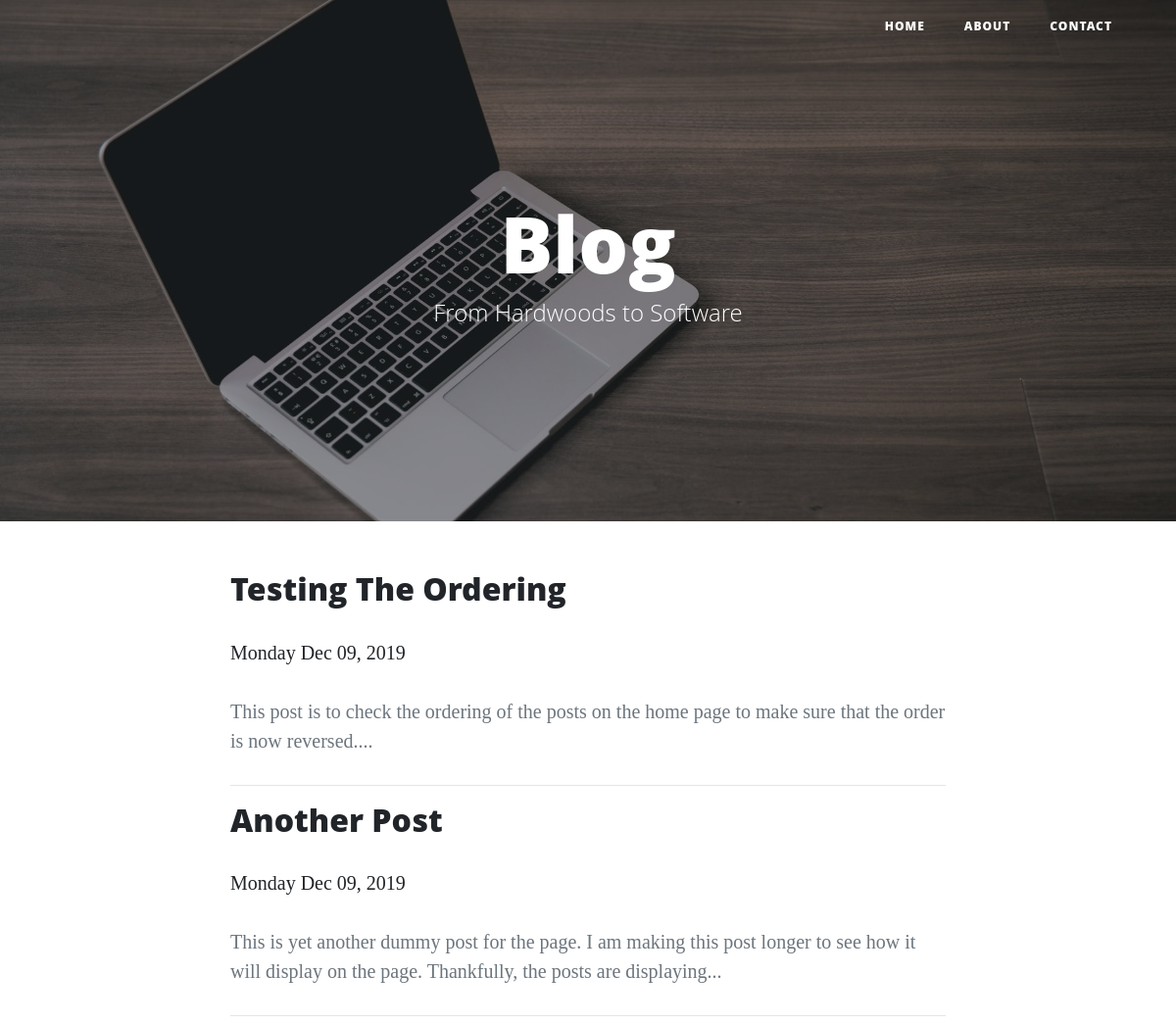
Before: / (upper part) with the older database file.
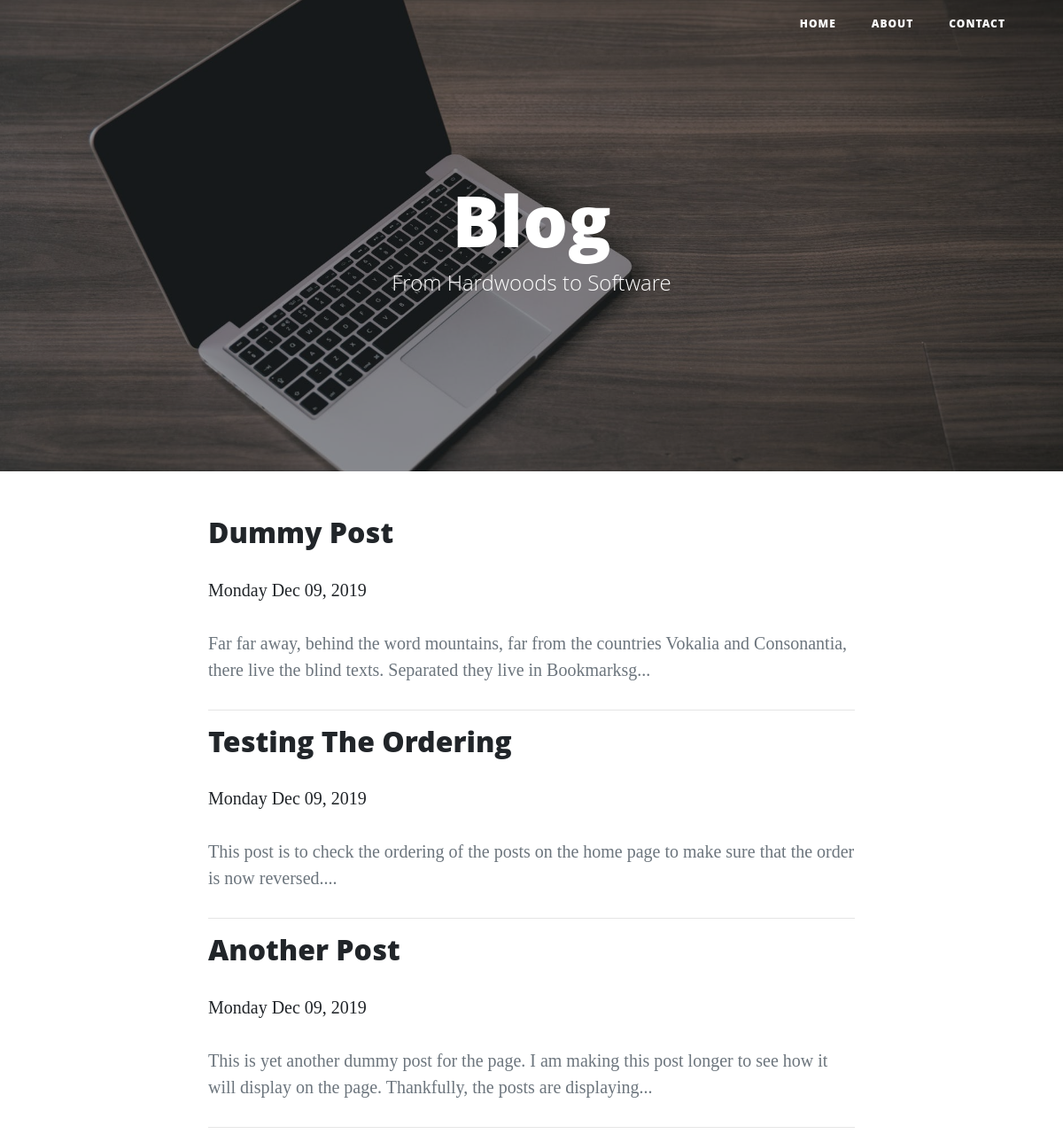
After: the same page with the newer database file.
### blog/models.py (models this page shows, shortened)
class Posts(models.Model):
    title = models.CharField(max_length=200, unique=True)
    slug = models.SlugField(max_length=200, unique=True)
    author = models.ForeignKey(User, on_delete= models.CASCADE, null=True)
    updated_on = models.DateTimeField(auto_now= True)
    content = models.TextField()
    created_on = models.DateTimeField(default=timezone.now)
    status = models.IntegerField(choices=STATUS, default=0)
    class Meta:
        ordering = ['created_on']

### blog/views.py (the view)
# urls.py: path('', views.PostList.as_view(), name='blog-home'),
class PostList(generic.ListView):
    queryset = Posts.objects.filter(status=1).order_by('-created_on')
    template_name = 'blog/index.html'

### blog/templates/blog/index.html (shortened to what this page needs)
{% load static %}
<!DOCTYPE html>
<html lang="en">
<head>
  <link href="{% static 'vendor/bootstrap/css/bootstrap.min.css' %}" rel="stylesheet">
  <link href="{% static 'vendor/fontawesome-free/css/all.min.css' %}" rel="stylesheet" type="text/css">
  <link href="{% static 'css/clean-blog.min.css' %}" rel="stylesheet">
</head>
<body>
    {% block content %}
  <nav class="navbar navbar-expand-lg navbar-light fixed-top" id="mainNav">
    <div class="container">
      <a class="navbar-brand" href="index.html"></a>
      <div class="collapse navbar-collapse" id="navbarResponsive">
        <ul class="navbar-nav ml-auto">
          <li class="nav-item">
            <a class="nav-link" href="{% url 'blog-home' %}">Home</a>
          </li>
          <li class="nav-item">
            <a class="nav-link" href="{% url 'blog-about' %}">About</a>
          </li>
          <li class="nav-item">
            <a class="nav-link" href="{% url 'contact' %}">Contact</a>
          </li>
        </ul>
      </div>
    </div>
  </nav>
  <header class="masthead" style="background-image: url(static/img/wood-tech.jpeg)">
    <div class="overlay"></div>
    <div class="container">
      <div class="row">
        <div class="col-lg-8 col-md-10 mx-auto">
          <div class="site-heading">
            <h1>Blog</h1>
            <span class="subheading">From Hardwoods to Software</span>
          </div>
        </div>
      </div>
    </div>
  </header>
  <div class="container">
    <div class="row">
      <div class="col-lg-8 col-md-10 mx-auto">
          {% for post in posts_list %}
        <div class="post-preview">
          <h2 class="post-title"><a href="{% url 'post-detail' post.slug %}">{{post.title}}</h2>
            <p class="post-meta">{{post.created_on|date:"l M d, Y"}}</p>
            <p class="text-muted">{{post.content|slice:":150" }}...</p>
            <hr>
          </div>
          {% endfor %}
        </div>
      </div>
    </div>
  {% endblock content %}
</body>
</html>

Changed rows visible on the page:
added Posts: title "Dummy Post", created_on "Monday Dec 09, 2019", content "Far far away, behind the word mountains, far from the countries Vokalia and Consonantia, there live the blind texts. Separated they live in Bookmarksg"
